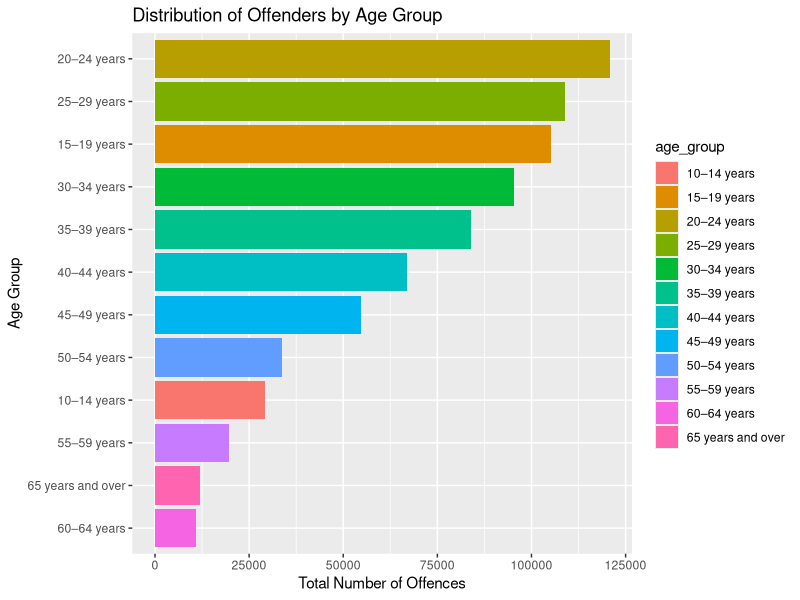
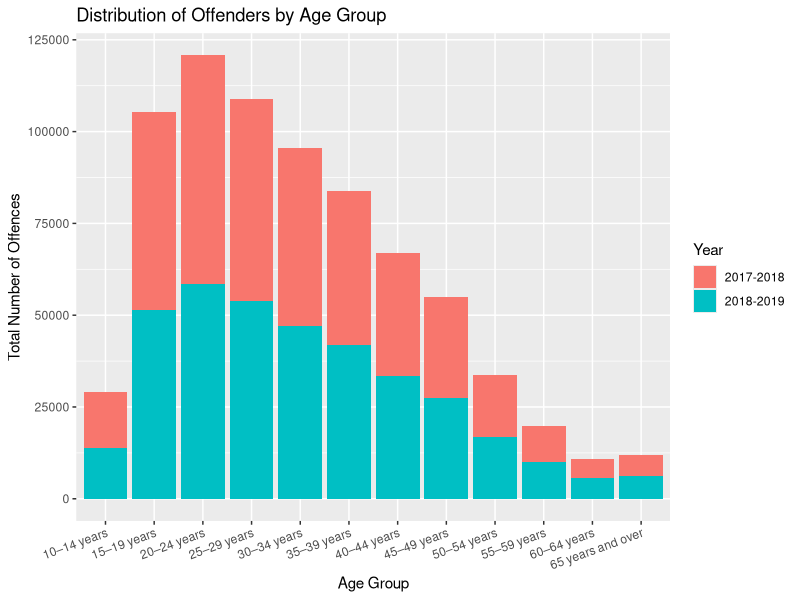
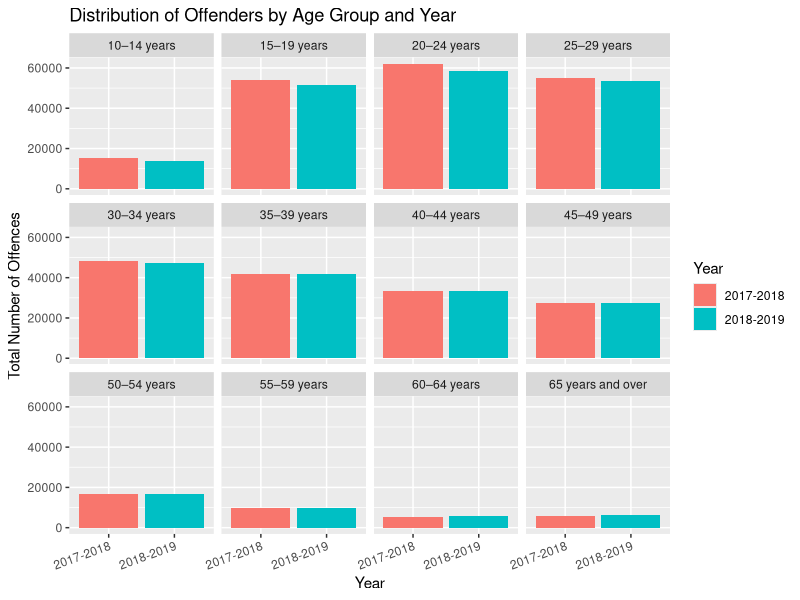
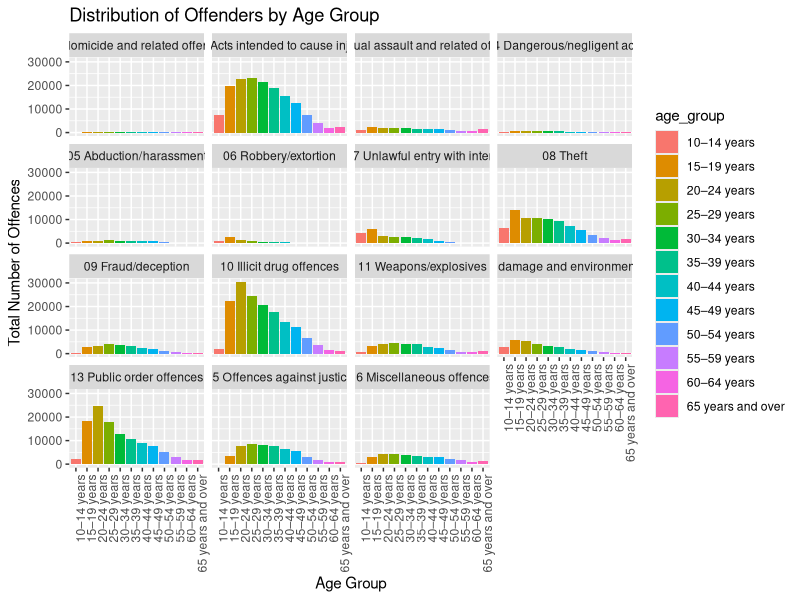
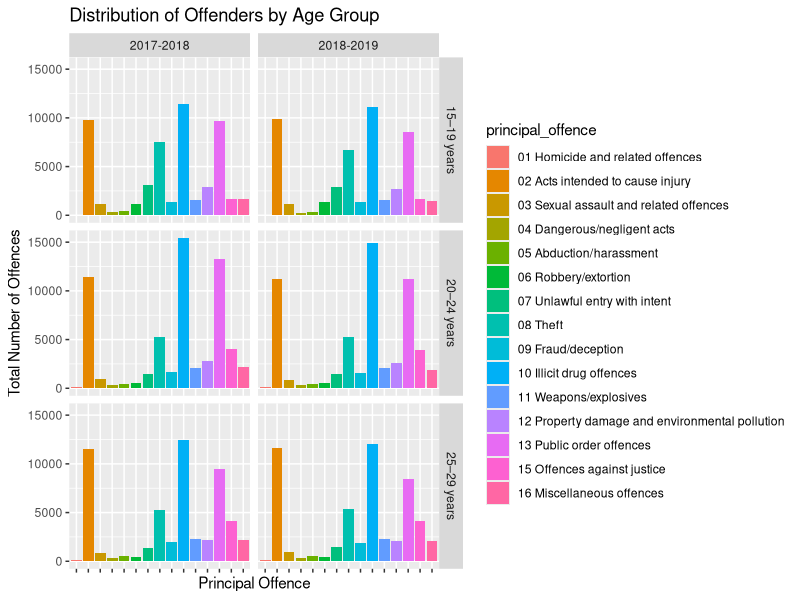

Source code (R) for these figures, in order:
## ---- chunk 1
knitr::opts_chunk$set(echo = FALSE, cache=TRUE, messages=FALSE, warning=FALSE)
# Make sure you have the latest versions of rmarkdown and bookdown installed
library(ggplot2)
library(tidyverse)
library(readxl)
library(lubridate)
## ---- chunk 2
crime_age_201819 <- read_excel(here::here("data/1.+offenders,+australia.xls"), sheet = 4, range = "A5:M21")

crime_age_201718 <- read_excel(here::here("data/1.+offenders,+australia.xls"), sheet = 4, range = "A5:M38") 
crime_age_201718 <- crime_age_201718[-c(1:18),]
## ---- chunk 3
crime_age_201819 <- crime_age_201819 %>%
  filter(!is.na(`Principal offence`))

#so that the data can be pivoted longer
crime_age_201718$`10–14 years` = as.double(crime_age_201718$`10–14 years`)
crime_age_201819$`10–14 years` = as.double(crime_age_201819$`10–14 years`)

crime_age_201718_2 <- crime_age_201718 %>%
  pivot_longer(cols = -`Principal offence`,
               names_to = "Age group",
               values_to = "Number of Offences")

crime_age_201718_2$Year <- "2017-2018"

crime_age_201819_2 <- crime_age_201819 %>%
  pivot_longer(cols = -`Principal offence`,
               names_to = "Age group",
               values_to = "Number of Offences") 

crime_age_201819_2$Year <- "2018-2019"

## ---- chunk 4
combined_age <- crime_age_201819_2 %>%
  bind_rows(crime_age_201718_2)

#changing column names
combined_age <- combined_age %>%
  rename("principal_offence" = `Principal offence`,
         "age_group" = `Age group`, 
         "number_offences" = `Number of Offences`)

combined_age$number_offences = as.numeric(combined_age$number_offences)

## ---- chunk 5
combined_age %>% 
  group_by(age_group) %>%
  summarise(total = sum(number_offences)) %>%
  ggplot() +
  geom_col(aes(x = reorder(age_group, total),
             y= total,
             fill = age_group)) +
 # theme(axis.text.x = element_text(angle = 20, hjust = 1)) +
  ylab("Total Number of Offences") +
  xlab("Age Group") +
  labs(title = "Distribution of Offenders by Age Group")  +
  coord_flip()
## ---- chunk 6
combined_age %>% 
  group_by(age_group, Year) %>%
  summarise(total = sum(number_offences)) %>%
  ggplot() +
  geom_col(aes(x = age_group,
             y= total,
             fill = Year)) +
  theme(axis.text.x = element_text(angle = 20, hjust = 1)) +
  ylab("Total Number of Offences") +
  xlab("Age Group") +
  labs(title = "Distribution of Offenders by Age Group")
## ---- chunk 7
combined_age %>% 
  group_by(age_group, Year) %>%
  summarise(total = sum(number_offences)) %>%
  ggplot() +
  geom_col(aes(x = Year,
             y= total,
             fill = Year)) +
  theme(axis.text.x = element_text(angle = 20, hjust = 1)) +
  ylab("Total Number of Offences") +
  xlab("Year") +
  labs(title = "Distribution of Offenders by Age Group and Year") +
  facet_wrap(~age_group)
## ---- chunk 8
combined_age %>% 
  group_by(age_group, principal_offence) %>%
  summarise(total = sum(number_offences)) %>%
  ggplot() +
  geom_col(aes(x = age_group,
             y= total,
             fill = age_group)) +
  theme(axis.text.x = element_text(angle = 90, hjust = 1)) +
  ylab("Total Number of Offences") +
  xlab("Age Group") +
  labs(title = "Distribution of Offenders by Age Group") +
  facet_wrap(~principal_offence)
## ---- chunk 9
top3age <- combined_age %>% 
  filter(age_group %in% c("20–24 years", "15–19 years", "25–29 years")) 

top3age %>%
  group_by(age_group, principal_offence, Year) %>%
  summarise(total = sum(number_offences)) %>%
  ggplot() +
  geom_col(aes(x = principal_offence,
             y= total,
             fill = principal_offence)) +
  facet_grid(age_group~Year) +
  theme(axis.text.x = element_text(angle = 90, hjust = 1)) +
  ylab("Total Number of Offences") +
  xlab("Principal Offence") +
  labs(title = "Distribution of Offenders by Age Group") +
  theme(axis.text.x = element_blank())
